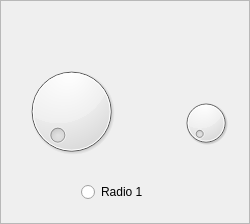
<?xml version="1.0" encoding="UTF-8"?>
<ui version="4.0">
 <class>ScrollArea</class>
 <widget class="QScrollArea" name="ScrollArea">
  <property name="geometry">
   <rect>
    <x>0</x>
    <y>0</y>
    <width>250</width>
    <height>224</height>
   </rect>
  </property>
  <property name="windowTitle">
   <string>ScrollArea</string>
  </property>
  <property name="widgetResizable">
   <bool>true</bool>
  </property>
  <widget class="QWidget" name="scrollAreaWidgetContents">
   <property name="geometry">
    <rect>
     <x>0</x>
     <y>0</y>
     <width>248</width>
     <height>222</height>
    </rect>
   </property>
   <widget class="QRadioButton" name="radioooo">
    <property name="geometry">
     <rect>
      <x>80</x>
      <y>180</y>
      <width>115</width>
      <height>22</height>
     </rect>
    </property>
    <property name="text">
     <string>Radio 1</string>
    </property>
   </widget>
   <widget class="QDial" name="dial">
    <property name="geometry">
     <rect>
      <x>20</x>
      <y>60</y>
      <width>101</width>
      <height>101</height>
     </rect>
    </property>
   </widget>
   <widget class="QDial" name="dial_2">
    <property name="geometry">
     <rect>
      <x>180</x>
      <y>90</y>
      <width>50</width>
      <height>64</height>
     </rect>
    </property>
   </widget>
  </widget>
 </widget>
 <resources/>
 <connections/>
</ui>
